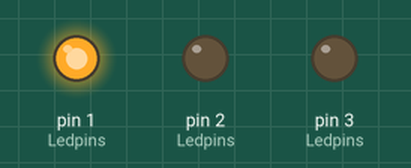
Recording of a sketch running on a simulated Arduino Uno, built with avr-gcc and run on an emulated ATmega328P. Shown: output pins drawn as LEDs (lit = HIGH).

Above: at 2.5 s.
At 6.0 s:
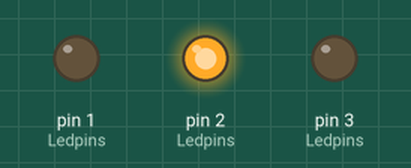
At 9.5 s:
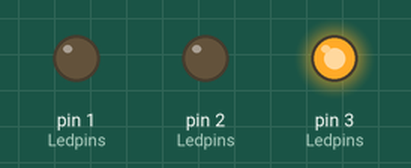
Timing chart, 0 to 15.6 s (numbered marks = the images above):
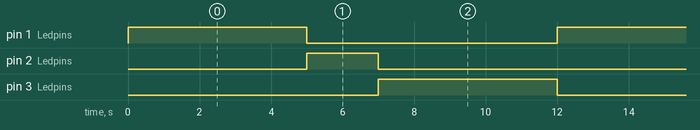

Measured:
- by itself, pin 1 (Ledpins), pin 3 (Ledpins): alternates HIGH for 5.0 s and LOW for 7.0 s
- by itself, pin 2 (Ledpins): alternates HIGH for 2.0 s and LOW for 10.0 s
- by itself, everything shown: repeats every 12.0 s, in 3 steps

The sketch:

Stoplight.ino
```cpp
const int Leds = 3;
const int Ledpins[Leds] = {1,2,3};

void setup(){
  pinMode(1,OUTPUT);
  pinMode(2,OUTPUT);
  pinMode(3,OUTPUT);
}
void loop(){

  digitalWrite(1,HIGH);
  digitalWrite(2,LOW);
  digitalWrite(3,LOW);
  delay(5000);

  digitalWrite(1,LOW);
  digitalWrite(2,HIGH);
  digitalWrite(3,LOW);
  delay(2000);

  digitalWrite(1,LOW);
  digitalWrite(2,LOW);
  digitalWrite(3,HIGH);
  delay(5000);
}
```
